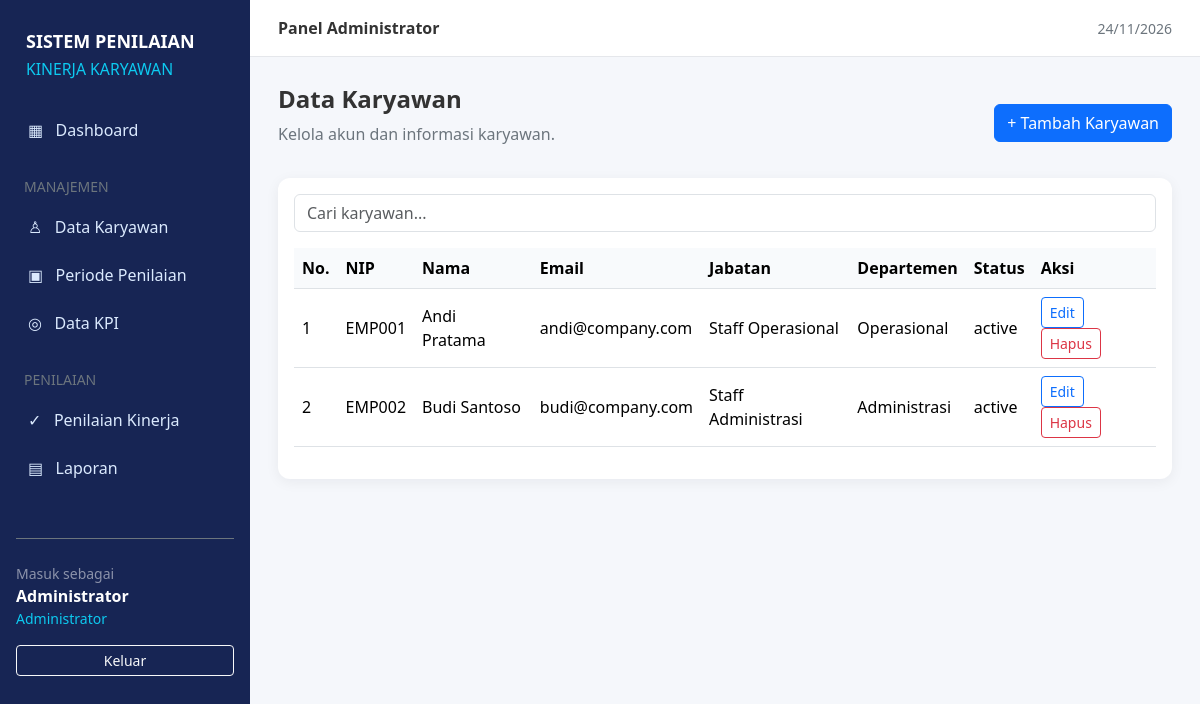
Page /index.php?page=employees (signed in) on the committed database.
### tables this page shows
CREATE TABLE IF NOT EXISTS users (
  id BIGINT UNSIGNED AUTO_INCREMENT PRIMARY KEY,
  name VARCHAR(255) NOT NULL,
  email VARCHAR(255) NOT NULL UNIQUE,
  email_verified_at TIMESTAMP NULL,
  password VARCHAR(255) NOT NULL,
  role VARCHAR(20) NOT NULL DEFAULT 'employee',
  employee_number VARCHAR(50) NULL UNIQUE,
  position VARCHAR(100) NULL,
  department VARCHAR(100) NULL,
  phone VARCHAR(30) NULL,
  status VARCHAR(20) NOT NULL DEFAULT 'active',
  remember_token VARCHAR(100) NULL,
  created_at TIMESTAMP NULL DEFAULT CURRENT_TIMESTAMP,
  updated_at TIMESTAMP NULL DEFAULT CURRENT_TIMESTAMP ON UPDATE CURRENT_TIMESTAMP,
  INDEX idx_users_role (role)
);

### models/helpers.php (called while the page is built, shortened)
<?php
function e($value): string
{
    return htmlspecialchars((string)($value ?? ''), ENT_QUOTES, 'UTF-8');
}
function queryAll(string $sql, array $params = []): array
{
    global $koneksi;
    $result = $koneksi->query($sql);
    return $result->fetch_all(MYSQLI_ASSOC);
}
function url(string $page = 'dashboard', array $params = []): string
{
    return 'index.php?' . http_build_query(array_merge(['page' => $page], $params));
}

### views/admin/employees.php (the view, shortened to what this page needs)
<div class="d-flex justify-content-between align-items-center mb-3">
    <div>
        <h4 class="fw-bold">Data Karyawan</h4>
        <p class="text-secondary">Kelola akun dan informasi karyawan.</p>
    </div><a class="btn btn-primary" href="<?= url('employee-form') ?>">+ Tambah Karyawan</a>
</div>
<div class="card p-3"><input id="searchEmployee" class="form-control mb-3" placeholder="Cari karyawan...">
    <div class="table-responsive">
        <table class="table align-middle">
            <thead>
                <tr>
                    <th>No.</th>
                    <th>NIP</th>
                    <th>Nama</th>
                    <th>Email</th>
                    <th>Jabatan</th>
                    <th>Departemen</th>
                    <th>Status</th>
                    <th>Aksi</th>
                </tr>
            </thead>
            <tbody id="employeeTableBody"><?php foreach ($data['rows'] as $i => $r): ?><tr>
                        <td><?= $i + 1 ?></td>
                        <td><?= e($r['employee_number']) ?></td>
                        <td><?= e($r['name']) ?></td>
                        <td><?= e($r['email']) ?></td>
                        <td><?= e($r['position']) ?></td>
                        <td><?= e($r['department']) ?></td>
                        <td><?= e($r['status']) ?></td>
                        <td><a class="btn btn-sm btn-outline-primary"
                                href="<?= url('employee-form', ['id' => $r['id']]) ?>">Edit</a>
                            <form class="d-inline" method="post" onsubmit="return confirm('PERINGATAN: Menghapus karyawan ini juga akan menghapus seluruh KPI dan riwayat penilaiannya. Lanjutkan?')"><input
                                    value="employee_delete"><input type="hidden" name="id" value="<?= $r['id'] ?>"><button
                                    class="btn btn-sm btn-outline-danger">Hapus</button></form>
                        </td>
                    </tr><?php endforeach;
                                            if (!$data['rows']): ?><tr>
                        <td colspan="8" class="text-center">Belum ada karyawan.</td>
                    </tr><?php endif; ?></tbody>
        </table>
    </div>
</div>

### public/css/custom.css (style rules this page uses)
* { margin: 0; padding: 0; box-sizing: border-box; }
body { font-family: 'Segoe UI', sans-serif; background-color: #f5f7fb; color: #333; }

### views/layouts/header.php (style rules this page uses)
.card { border: 0; box-shadow: 0 3px 14px rgba(15, 23, 42, .06); border-radius: 12px }
.table th { white-space: nowrap; background: #f8fafc }

### rows in the picture
users: employee_number "EMP001", name "Andi Pratama", email "andi@company.com", position "Staff Operasional", department "Operasional", status "active"
users: employee_number "EMP002", name "Budi Santoso", email "budi@company.com", position "Staff Administrasi", department "Administrasi", status "active"

### other values in the picture
$user['name'] "Administrator"
